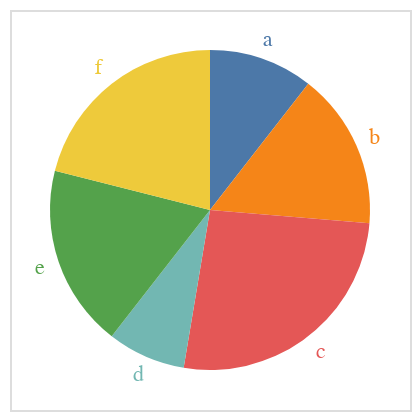

Write the Vega-Lite specification saved for this chart.
### Vega specification from a JSON file in a GitHub repository (floating-point values rounded to 4 significant figures)
{"$schema": "https://vega.github.io/schema/vega/v5.json", "description": "A simple pie chart with labels.", "background": "white", "padding": 5, "width": 200, "height": 200, "style": "cell", "data": [{"name": "source_0", "values": [{"id": "a", "field": 4}, {"id": "b", "field": 6}, {"id": "c", "field": 10}, {"id": "d", "field": 3}, {"id": "e", "field": 7}, {"id": "f", "field": 8}]}, {"name": "data_1", "source": "source_0", "transform": [{"type": "stack", "groupby": [], "field": "field", "sort": {"field": ["id"], "order": ["ascending"]}, "as": ["field_start", "field_end"], "offset": "zero"}, {"type": "filter", "expr": "isValid(datum[\"field\"]) && isFinite(+datum[\"field\"])"}]}, {"name": "data_2", "source": "source_0", "transform": [{"type": "stack", "groupby": [], "field": "field", "sort": {"field": ["id", "id"], "order": ["ascending", "ascending"]}, "as": ["field_start", "field_end"], "offset": "zero"}, {"type": "filter", "expr": "isValid(datum[\"field\"]) && isFinite(+datum[\"field\"])"}]}], "marks": [{"name": "layer_0_marks", "type": "arc", "style": ["arc"], "from": {"data": "data_1"}, "encode": {"update": {"fill": {"scale": "color", "field": "id"}, "x": {"signal": "width", "mult": 0.5}, "y": {"signal": "height", "mult": 0.5}, "outerRadius": {"value": 80}, "innerRadius": {"value": 0}, "startAngle": {"scale": "theta", "field": "field_end"}, "endAngle": {"scale": "theta", "field": "field_start"}}}}, {"name": "layer_1_marks", "type": "text", "style": ["text"], "from": {"data": "data_2"}, "encode": {"update": {"radius": {"value": 90}, "fill": {"scale": "color", "field": "id"}, "x": {"signal": "width", "mult": 0.5}, "y": {"signal": "height", "mult": 0.5}, "text": {"signal": "isValid(datum[\"id\"]) ? datum[\"id\"] : \"\"+datum[\"id\"]"}, "align": {"value": "center"}, "baseline": {"value": "middle"}, "theta": {"signal": "scale(\"theta\", 0.5 * datum[\"field_start\"] + 0.5 * datum[\"field_end\"])"}}}}], "scales": [{"name": "theta", "type": "linear", "domain": {"fields": [{"data": "data_1", "field": "field_start"}, {"data": "data_1", "field": "field_end"}, {"data": "data_2", "field": "field_start"}, {"data": "data_2", "field": "field_end"}]}, "range": [0, 6.283], "zero": false}, {"name": "color", "type": "ordinal", "domain": {"fields": [{"data": "data_1", "field": "id"}, {"data": "data_2", "field": "id"}], "sort": true}, "range": "category"}]}
